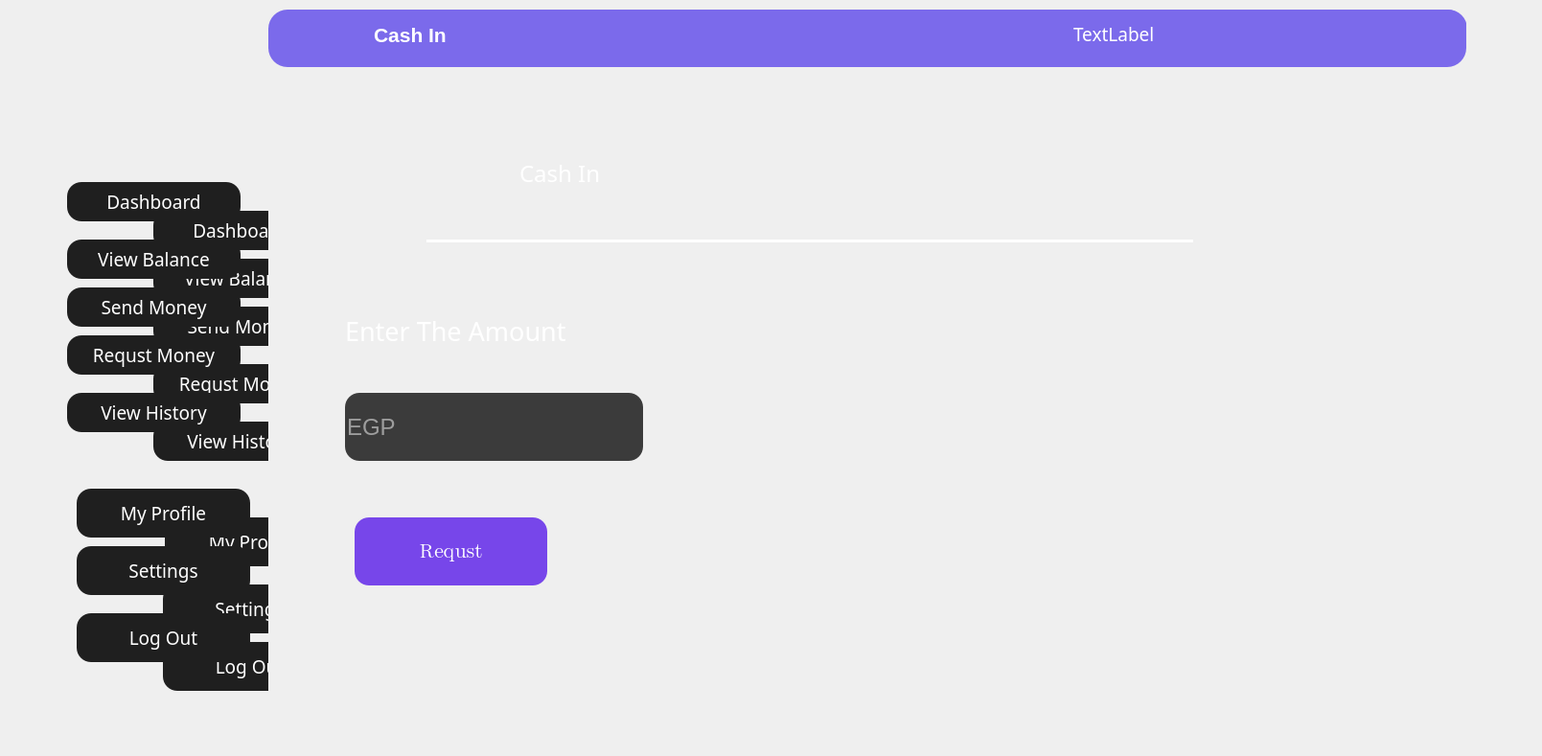
    <widget class="QWidget" name="page_6">
     <widget class="QWidget" name="widget_12" native="true">
      <property name="geometry">
       <rect>
        <x>0</x>
        <y>0</y>
        <width>1600</width>
        <height>780</height>
       </rect>
      </property>
      <property name="font">
       <font>
        <family>PT Bold Broken</family>
        <pointsize>14</pointsize>
       </font>
      </property>
      <widget class="QWidget" name="widget_13" native="true">
       <property name="geometry">
        <rect>
         <x>280</x>
         <y>10</y>
         <width>1250</width>
         <height>60</height>
        </rect>
       </property>
       <property name="styleSheet">
        <string notr="true">background-color: rgb(123, 106, 235);
border-radius:20px;</string>
       </property>
       <widget class="QLabel" name="label_45">
        <property name="geometry">
         <rect>
          <x>110</x>
          <y>1</y>
          <width>201</width>
          <height>51</height>
         </rect>
        </property>
        <property name="font">
         <font>
          <family>Arial</family>
          <pointsize>16</pointsize>
          <bold>true</bold>
         </font>
        </property>
        <property name="styleSheet">
         <string notr="true">background-color: rgb(123, 106, 235);
color:rgb(255, 255, 255);</string>
        </property>
        <property name="text">
         <string>Cash In</string>
        </property>
       </widget>
       <widget class="QLabel" name="label_46">
        <property name="geometry">
         <rect>
          <x>840</x>
          <y>0</y>
          <width>411</width>
          <height>51</height>
         </rect>
        </property>
        <property name="font">
         <font>
          <family>Arial Rounded MT Bold</family>
          <pointsize>14</pointsize>
         </font>
        </property>
        <property name="styleSheet">
         <string notr="true">background-color: rgb(123, 106, 235);
color:rgb(255, 255, 255);
</string>
        </property>
        <property name="text">
         <string>TextLabel</string>
        </property>
       </widget>
      </widget>
      <widget class="QWidget" name="widget_14" native="true">
       <property name="geometry">
        <rect>
         <x>0</x>
         <y>0</y>
         <width>280</width>
         <height>780</height>
        </rect>
       </property>
       <property name="styleSheet">
        <string notr="true">QPushButton{
	background-color: rgb(31, 31, 31);
	color: rgb(255, 255, 255);
	font: 700 12pt &quot;Arial&quot;;
    border-radius:15px;
}</string>
       </property>
       <widget class="QPushButton" name="pushButton_59">
        <property name="geometry">
         <rect>
          <x>160</x>
          <y>380</y>
          <width>181</width>
          <height>41</height>
         </rect>
        </property>
        <property name="text">
         <string>Requst Money</string>
        </property>
       </widget>
       <widget class="QPushButton" name="pushButton_60">
        <property name="geometry">
         <rect>
          <x>170</x>
          <y>610</y>
          <width>181</width>
          <height>51</height>
         </rect>
        </property>
        <property name="text">
         <string>Settings</string>
        </property>
       </widget>
       <widget class="QPushButton" name="pushButton_61">
        <property name="geometry">
         <rect>
          <x>160</x>
          <y>270</y>
          <width>181</width>
          <height>41</height>
         </rect>
        </property>
        <property name="text">
         <string>View Balance</string>
        </property>
       </widget>
       <widget class="QPushButton" name="pushButton_62">
        <property name="geometry">
         <rect>
          <x>172</x>
          <y>540</y>
          <width>181</width>
          <height>51</height>
         </rect>
        </property>
        <property name="text">
         <string>My Profile</string>
        </property>
       </widget>
       <widget class="QPushButton" name="pushButton_63">
        <property name="geometry">
         <rect>
          <x>160</x>
          <y>220</y>
          <width>181</width>
          <height>41</height>
         </rect>
        </property>
        <property name="text">
         <string>Dashboard</string>
        </property>
       </widget>
       <widget class="QPushButton" name="pushButton_64">
        <property name="geometry">
         <rect>
          <x>160</x>
          <y>440</y>
          <width>181</width>
          <height>41</height>
         </rect>
        </property>
        <property name="styleSheet">
         <string notr="true">background-color: rgb(31, 31, 31);</string>
        </property>
        <property name="text">
         <string>View History</string>
        </property>
       </widget>
       <widget class="QPushButton" name="pushButton_65">
        <property name="geometry">
         <rect>
          <x>160</x>
          <y>320</y>
          <width>181</width>
          <height>41</height>
         </rect>
        </property>
        <property name="text">
         <string>Send Money</string>
        </property>
       </widget>
       <widget class="QPushButton" name="pushButton_66">
        <property name="geometry">
         <rect>
          <x>170</x>
          <y>670</y>
          <width>181</width>
          <height>51</height>
         </rect>
        </property>
        <property name="text">
         <string>Log Out</string>
        </property>
       </widget>
       <widget class="QLabel" name="label_47">
        <property name="geometry">
         <rect>
          <x>0</x>
          <y>10</y>
          <width>281</width>
          <height>780</height>
         </rect>
        </property>
        <property name="styleSheet">
         <string notr="true">background-image: url(:/new/prefix1/leftSide.png);
QPushButton{
	background-color: rgb(31, 31, 31);
	color: rgb(255, 255, 255);
	font: 700 12pt &quot;Arial&quot;;
    border-radius:15px;
}</string>
        </property>
        <property name="text">
         <string/>
        </property>
        <property name="pixmap">
         <pixmap resource="assets.qrc">:/new/prefix1/leftSide.png</pixmap>
        </property>
        <property name="scaledContents">
         <bool>true</bool>
        </property>
       </widget>
       <widget class="QPushButton" name="pushButton_67">
        <property name="geometry">
         <rect>
          <x>70</x>
          <y>410</y>
          <width>181</width>
          <height>41</height>
         </rect>
        </property>
        <property name="styleSheet">
         <string notr="true">background-color: rgb(31, 31, 31);</string>
        </property>
        <property name="text">
         <string>View History</string>
        </property>
       </widget>
       <widget class="QPushButton" name="pushButton_68">
        <property name="geometry">
         <rect>
          <x>80</x>
          <y>640</y>
          <width>181</width>
          <height>51</height>
         </rect>
        </property>
        <property name="text">
         <string>Log Out</string>
        </property>
       </widget>
       <widget class="QPushButton" name="pushButton_69">
        <property name="geometry">
         <rect>
          <x>70</x>
          <y>300</y>
          <width>181</width>
          <height>41</height>
         </rect>
        </property>
        <property name="text">
         <string>Send Money</string>
        </property>
       </widget>
       <widget class="QPushButton" name="pushButton_70">
        <property name="geometry">
         <rect>
          <x>70</x>
          <y>190</y>
          <width>181</width>
          <height>41</height>
         </rect>
        </property>
        <property name="text">
         <string>Dashboard</string>
        </property>
       </widget>
       <widget class="QPushButton" name="pushButton_71">
        <property name="geometry">
         <rect>
          <x>70</x>
          <y>250</y>
          <width>181</width>
          <height>41</height>
         </rect>
        </property>
        <property name="text">
         <string>View Balance</string>
        </property>
       </widget>
       <widget class="QPushButton" name="pushButton_72">
        <property name="geometry">
         <rect>
          <x>80</x>
          <y>510</y>
          <width>181</width>
          <height>51</height>
         </rect>
        </property>
        <property name="text">
         <string>My Profile</string>
        </property>
       </widget>
       <widget class="QPushButton" name="pushButton_73">
        <property name="geometry">
         <rect>
          <x>70</x>
          <y>350</y>
          <width>181</width>
          <height>41</height>
         </rect>
        </property>
        <property name="text">
         <string>Requst Money</string>
        </property>
       </widget>
       <widget class="QPushButton" name="pushButton_74">
        <property name="geometry">
         <rect>
          <x>80</x>
          <y>570</y>
          <width>181</width>
          <height>51</height>
         </rect>
        </property>
        <property name="text">
         <string>Settings</string>
        </property>
       </widget>
      </widget>
      <widget class="QWidget" name="widget_15" native="true">
       <property name="geometry">
        <rect>
         <x>300</x>
         <y>110</y>
         <width>1131</width>
         <height>161</height>
        </rect>
       </property>
       <widget class="QLabel" name="label_48">
        <property name="geometry">
         <rect>
          <x>72</x>
          <y>9</y>
          <width>131</width>
          <height>111</height>
         </rect>
        </property>
        <property name="text">
         <string/>
        </property>
        <property name="pixmap">
         <pixmap resource="assets.qrc">:/new/prefix1/cashIn.png</pixmap>
        </property>
        <property name="scaledContents">
         <bool>true</bool>
        </property>
       </widget>
       <widget class="QLabel" name="label_49">
        <property name="geometry">
         <rect>
          <x>242</x>
          <y>40</y>
          <width>171</width>
          <height>61</height>
         </rect>
        </property>
        <property name="font">
         <font>
          <family>Old Antic Outline Shaded</family>
          <pointsize>18</pointsize>
         </font>
        </property>
        <property name="styleSheet">
         <string notr="true">color: rgb(255, 255, 255);</string>
        </property>
        <property name="text">
         <string>Cash In</string>
        </property>
       </widget>
       <widget class="QLabel" name="label_50">
        <property name="geometry">
         <rect>
          <x>145</x>
          <y>140</y>
          <width>800</width>
          <height>3</height>
         </rect>
        </property>
        <property name="styleSheet">
         <string notr="true">background-color: rgb(255, 255, 255);</string>
        </property>
        <property name="text">
         <string/>
        </property>
       </widget>
      </widget>
      <widget class="QLabel" name="label_51">
       <property name="geometry">
        <rect>
         <x>1250</x>
         <y>300</y>
         <width>211</width>
         <height>241</height>
        </rect>
       </property>
       <property name="text">
        <string/>
       </property>
       <property name="pixmap">
        <pixmap resource="assets.qrc">:/new/prefix1/ATM.png</pixmap>
       </property>
       <property name="scaledContents">
        <bool>true</bool>
       </property>
      </widget>
      <widget class="QLabel" name="label_52">
       <property name="geometry">
        <rect>
         <x>360</x>
         <y>320</y>
         <width>281</width>
         <height>51</height>
        </rect>
       </property>
       <property name="font">
        <font>
         <family>DecoType Naskh Special</family>
         <pointsize>20</pointsize>
        </font>
       </property>
       <property name="styleSheet">
        <string notr="true">color: rgb(255, 255, 255);</string>
       </property>
       <property name="text">
        <string>Enter The Amount</string>
       </property>
      </widget>
      <widget class="QLineEdit" name="lineEdit">
       <property name="geometry">
        <rect>
         <x>360</x>
         <y>410</y>
         <width>311</width>
         <height>71</height>
        </rect>
       </property>
       <property name="font">
        <font>
         <family>Arial</family>
         <pointsize>18</pointsize>
        </font>
       </property>
       <property name="styleSheet">
        <string notr="true">background-color: rgb(59, 59, 59);
border-radius:15px;
color:rgb(255, 255, 255)</string>
       </property>
       <property name="text">
        <string/>
       </property>
       <property name="placeholderText">
        <string>EGP</string>
       </property>
      </widget>
      <widget class="QPushButton" name="pushButton_75">
       <property name="geometry">
        <rect>
         <x>370</x>
         <y>540</y>
         <width>201</width>
         <height>71</height>
        </rect>
       </property>
       <property name="font">
        <font>
         <family>Segoe UI Emoji</family>
         <pointsize>16</pointsize>
         <bold>false</bold>
        </font>
       </property>
       <property name="styleSheet">
        <string notr="true">background-color: rgb(119, 70, 234);
color: rgb(255, 255, 255);
border-radius:15px;</string>
       </property>
       <property name="text">
        <string>Requst</string>
       </property>
      </widget>
     </widget>
    </widget>
